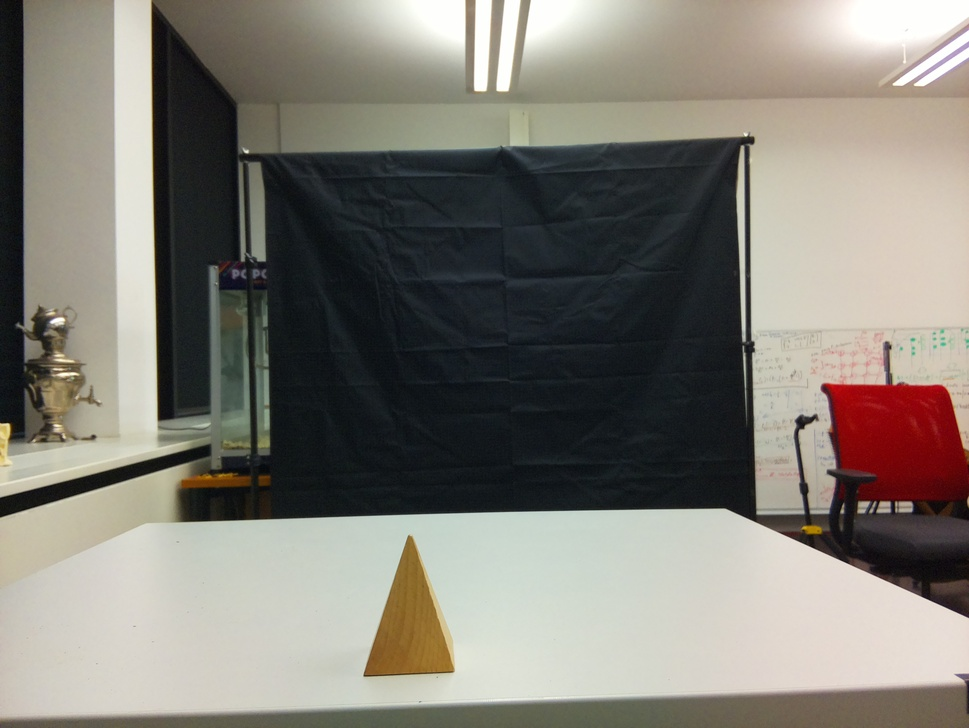
#> input picture test_photos/click_photos/1.jpg, 969 x 728 px, shrunk from 3280 x 2464 before the run, found by its file name
$ python preview_crop.py
#> lines starting #> are read from the running program, lines starting #| are printed output that depends on the picture
import cv2
import os

SAMPLE_FILES = ["1.jpg", "19.jpg", "34.jpg"]
SRC_DIR = "test_photos/click_photos"
OUT_DIR = "outputs/crop_preview"
os.makedirs(OUT_DIR, exist_ok=True)

TOP_CROP_PCT = 0.16
LEFT_CROP_PCT = 0.17
RIGHT_CROP_PCT = 0.05
BOTTOM_CROP_PCT = 0.0

for filename in SAMPLE_FILES:
    img = cv2.imread(os.path.join(SRC_DIR, filename))
#> img is the input picture: shape (728, 969, 3); mean B, G, R 117.4, 125.6, 129.4
    h, w = img.shape[:2]
#> h = 728; w = 969

    top = int(TOP_CROP_PCT * h)
#> top = 116
    left = int(LEFT_CROP_PCT * w)
#> left = 164
    right = int((1 - RIGHT_CROP_PCT) * w)
#> right = 920
    bottom = int((1 - BOTTOM_CROP_PCT) * h)
#> bottom = 728

    cropped = img[top:bottom, left:right]
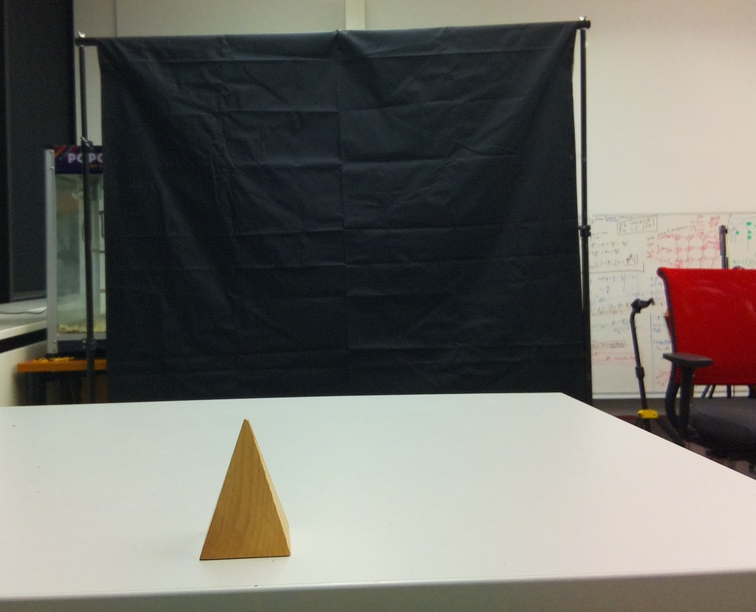
#> cropped: shape (612, 756, 3); mean B, G, R 104.2, 110.2, 111.9
    cv2.imwrite(os.path.join(OUT_DIR, f"preview_{filename}"), cropped)
#> pass 2 of the loop `for filename in SAMPLE_FILES:`:
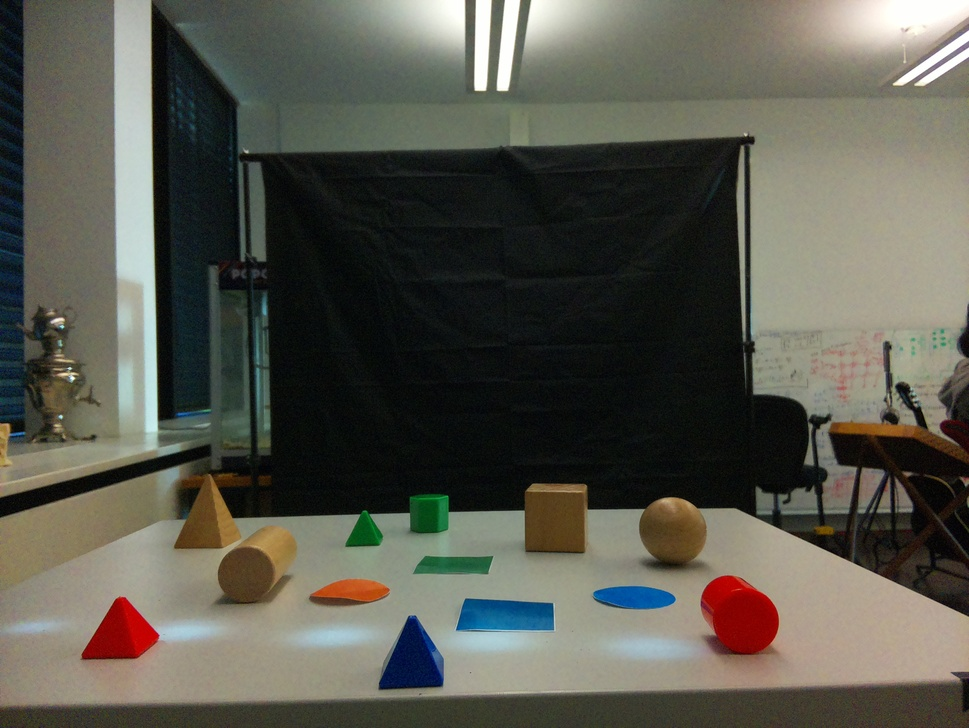
#> input picture test_photos/click_photos/19.jpg, 969 x 728 px, shrunk from 3280 x 2464 before the run, found by its file name
#> img is the input picture: shape (728, 969, 3); mean B, G, R 78.5, 88.4, 89.1
#> `cropped = img[top:bottom, left:right]`:
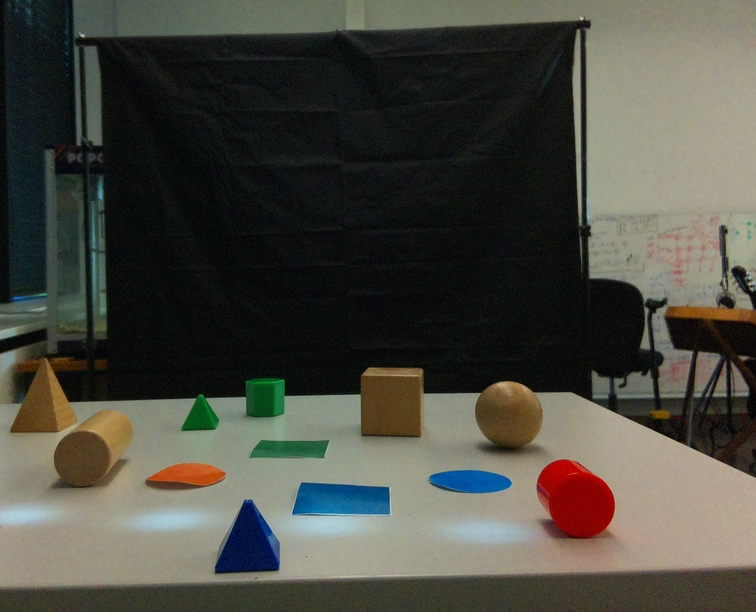
#> cropped: shape (612, 756, 3); mean B, G, R 65.1, 74, 74.1
#> pass 3 of the loop `for filename in SAMPLE_FILES:`:
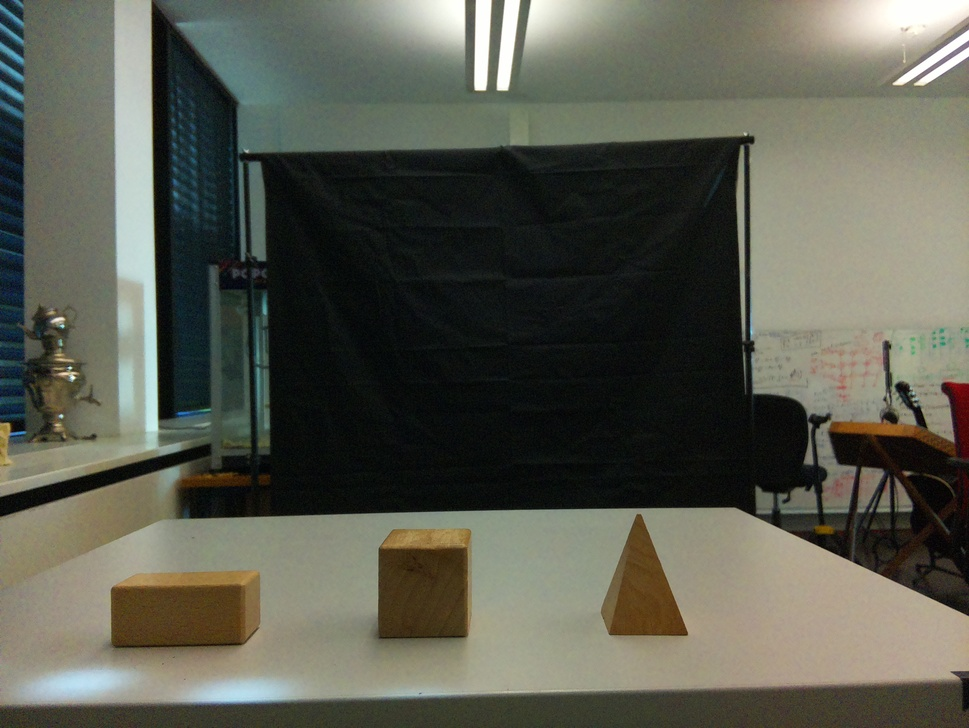
#> input picture test_photos/click_photos/34.jpg, 969 x 728 px, shrunk from 3280 x 2464 before the run, found by its file name
#> img is the input picture: shape (728, 969, 3); mean B, G, R 80.1, 91.6, 90.4
#> `cropped = img[top:bottom, left:right]`:
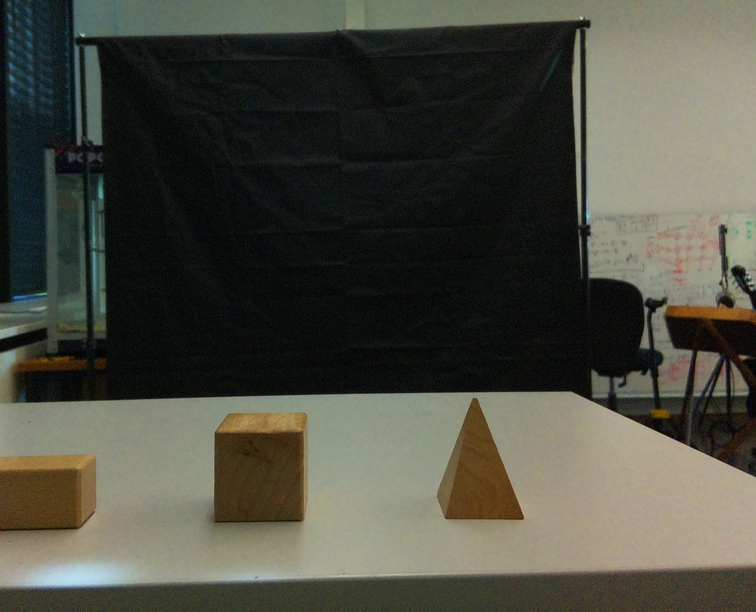
#> cropped: shape (612, 756, 3); mean B, G, R 64.9, 75.7, 75.3

print(f"Saved previews to {OUT_DIR}")
